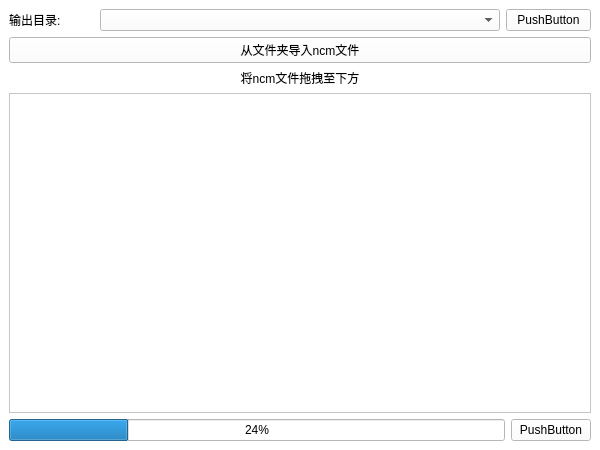
<?xml version="1.0" encoding="UTF-8"?>
<ui version="4.0">
 <class>MainWindow</class>
 <widget class="QMainWindow" name="MainWindow">
  <property name="geometry">
   <rect>
    <x>0</x>
    <y>0</y>
    <width>600</width>
    <height>450</height>
   </rect>
  </property>
  <property name="sizePolicy">
   <sizepolicy hsizetype="Minimum" vsizetype="Preferred">
    <horstretch>0</horstretch>
    <verstretch>0</verstretch>
   </sizepolicy>
  </property>
  <property name="minimumSize">
   <size>
    <width>600</width>
    <height>450</height>
   </size>
  </property>
  <property name="font">
   <font>
    <family>HarmonyOS Sans SC</family>
    <pointsize>11</pointsize>
    <weight>50</weight>
    <italic>false</italic>
    <bold>false</bold>
   </font>
  </property>
  <property name="windowTitle">
   <string>ncmppGui</string>
  </property>
  <property name="styleSheet">
   <string notr="true">background-color: rgb(255, 255, 255);
font: 11pt &quot;HarmonyOS Sans SC&quot;;</string>
  </property>
  <widget class="QWidget" name="centralwidget">
   <layout class="QGridLayout" name="gridLayout">
    <item row="0" column="0">
     <layout class="QVBoxLayout" name="verticalLayout">
      <item>
       <layout class="QHBoxLayout" name="horizontalLayout">
        <item>
         <widget class="QLabel" name="label">
          <property name="text">
           <string>输出目录:</string>
          </property>
         </widget>
        </item>
        <item>
         <widget class="QComboBox" name="comboBox">
          <property name="minimumSize">
           <size>
            <width>400</width>
            <height>0</height>
           </size>
          </property>
         </widget>
        </item>
        <item>
         <widget class="QPushButton" name="pushButton">
          <property name="text">
           <string>PushButton</string>
          </property>
         </widget>
        </item>
       </layout>
      </item>
      <item>
       <widget class="QPushButton" name="pushButton_3">
        <property name="text">
         <string>从文件夹导入ncm文件</string>
        </property>
       </widget>
      </item>
      <item>
       <widget class="QLabel" name="label_2">
        <property name="text">
         <string>将ncm文件拖拽至下方</string>
        </property>
        <property name="alignment">
         <set>Qt::AlignCenter</set>
        </property>
       </widget>
      </item>
      <item>
       <widget class="DropListWidget" name="input_listWidget">
        <property name="editTriggers">
         <set>QAbstractItemView::NoEditTriggers</set>
        </property>
        <property name="dragDropMode">
         <enum>QAbstractItemView::InternalMove</enum>
        </property>
        <property name="sortingEnabled">
         <bool>true</bool>
        </property>
       </widget>
      </item>
      <item>
       <layout class="QHBoxLayout" name="horizontalLayout_2">
        <item>
         <widget class="QProgressBar" name="progressBar">
          <property name="value">
           <number>24</number>
          </property>
         </widget>
        </item>
        <item>
         <widget class="QPushButton" name="pushButton_2">
          <property name="text">
           <string>PushButton</string>
          </property>
         </widget>
        </item>
       </layout>
      </item>
     </layout>
    </item>
   </layout>
  </widget>
 </widget>
 <customwidgets>
  <customwidget>
   <class>DropListWidget</class>
   <extends>QListWidget</extends>
   <header>gui/droplistwidget.h</header>
  </customwidget>
 </customwidgets>
 <tabstops>
  <tabstop>input_listWidget</tabstop>
 </tabstops>
 <resources/>
 <connections/>
</ui>
